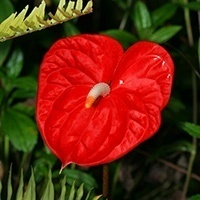
#> input picture Lab05/redflower.jpg, 200 x 200 px
$ jupyter execute --allow-errors Lab05.ipynb   (shell and % lines are left out)
#> lines starting #> are read from the running program, lines starting #| are printed output that depends on the picture; after the words box and inside, x2 and y2 are one past the last pixel; in counts of white or black regions, pixels touching at a corner belong together
# Lab05 - Color
### CDS6334 Visual Information Processing

This lab will guide you how color images can be handled, processed and converted between various colorspaces.

[cell 1]
import cv2
import numpy as np
from matplotlib import pyplot as plt

## Processing Color Images

Let's read our favourite flower picture: `redflower.jpg`.

[cell 2]
img = cv2.imread('redflower.jpg')
#> img is the input picture: shape (200, 200, 3); mean B, G, R 17.1, 38.2, 102

# show image using OpenCV. 'imshow' automatically converts BGR format to RGB internally!
# cv2.imshow('Red flower',img)
# cv2.waitKey(0)
# cv2.destroyAllWindows()    # You need to close the window for this block of code to finish execution

Reminder: <br>
OpenCV's `imshow` opens into new windows and automatically converts BGR format to RGB internally. <br>
Show image using matplotlib's `imshow` allows inline display in the notebook but also requires image to be in RGB format. So conversion is necessary.

[cell 3]
imgRGB = cv2.cvtColor(img, cv2.COLOR_BGR2RGB)
plt.imshow(imgRGB), plt.xticks([]), plt.yticks([])
plt.show()

Let's attempt to show the 3 channel slices (Red, Green, Blue) separately. However, recall that OpenCV natively reads a colour image in the order of Blue, Green then Red (BGR). So, the first slice contains the Blue channel, second slice the Green channel, and the third slice the Red channel.

[cell 4]
# accessing each slice (in the 3rd dimension) of the color image array
B = img[:,:,0]
G = img[:,:,1]
R = img[:,:,2]

# horizontal stacking of the 3 images
allthree = np.hstack((R,G,B))

plt.figure(figsize=(10,10))
plt.imshow(allthree,cmap='gray', vmin=0,vmax=255)
plt.xticks([]), plt.yticks([])
plt.title('R - G - B channels')
plt.show()

Observe how the red channel slice has a high intensity value (whitish) at the flower areas.

### Converting to other colorspaces

Let's convert to the HSV colorspace.

[cell 5]
# Convert BGR to HSV (no need go to RGB first)
hsv = cv2.cvtColor(img, cv2.COLOR_BGR2HSV)
#> hsv: shape (200, 200, 3); mean H, S, V 28.6, 209.2, 111.1

plt.figure(figsize=(5,5))
plt.imshow(hsv)
plt.xticks([]), plt.yticks([])
plt.title('HSV image')
plt.show()

The "HSV" image does not really show anything meaningful enough for us to understand more...

[cell 6]
H = hsv[:,:,0]
S = hsv[:,:,1]
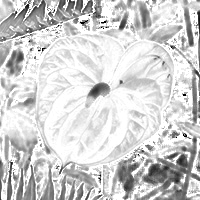
#> S: shape (200, 200); min 0, max 255, mean 209.2
V = hsv[:,:,2]
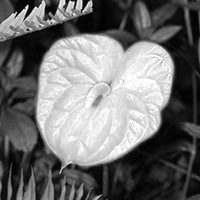
#> V: shape (200, 200); min 0, max 255, mean 111.1
HSVallthree = np.hstack((hsv[:,:,0],hsv[:,:,1],hsv[:,:,2]))
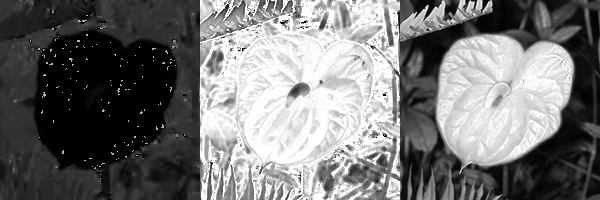
#> HSVallthree: shape (200, 600); min 0, max 255, mean 116.3

# interestingly, the range of values for H is [0, 179] for 8-bit images. This is fixed by OpenCV for HSV
print(np.max(H), np.min(H))
#| 179 0

plt.figure(figsize=(10,10))
plt.imshow(HSVallthree,cmap='gray')
plt.xticks([]), plt.yticks([])
plt.title('H - S - V channels')
plt.show()

Matplotlib's `imshow` function, allows us to colour the values according to a certain colormap. A `hsv` colormap is available, which is based on a cyclic red-yellow-green-cyan-blue-magenta-red. This should show us where the hues are in the picture.

**Note**: The Saturation (S) at the flower petal region is quite high, indicating that the red colours there are very pure and close to a full red. The Value (V) channel is very close to a grayscale version of the original color image.

[cell 7]
ax = plt.imshow(H, cmap='hsv')
cax = plt.colorbar(ax, ticks=[0,179])
plt.show();

**Note**: The coloring here shows all hues at the highest saturation level (hence, the colours are very vibrant and pure). Only by including the Saturation channel together, we will get closer to the original colours of the image.

**Q1**: Experiment with other colorspaces like **YCbCr** (attach the conversion flag `CV_BGR2YCrCb`), **CIE XYZ** (attach the conversion flag `CV_BGR2XYZ`) and **CIE LAB** (attach the conversion flag `CV_BGR2Lab`). Note down your observations.

For more information, check out the documentation for [`cv2.cvtColor()`](http://docs.opencv.org/3.0-beta/modules/imgproc/doc/miscellaneous_transformations.html#cvtcolor).

[cell 8]
#enter code here

#Steps:
#convert image to the different color spaces
#show the image in color and also the individual channels (in gray cmap) side-by-side
#inspect the minimum and maximum values of each channel
#(print as title when showing image)

### Detecting Color Objects

Now that we know how to get the hues from HSV, we can use this to extract colored objects from an image. In the following steps, we will try to extract the oranges from the apples.

First, we need to define a range for the colour that we intend to detect in HSV.

[cell 9]
aao = cv2.imread('apples_oranges.jpg')
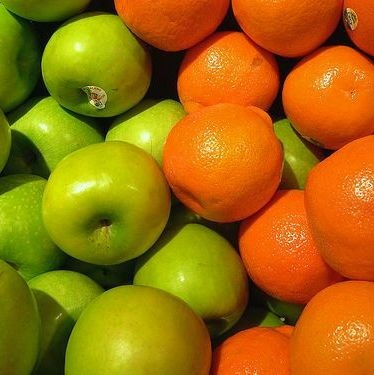
#> input picture Lab05/apples_oranges.jpg, 374 x 375 px
#> aao is the input picture: shape (375, 374, 3); mean B, G, R 10.2, 108.4, 158.5
aao_hsv = cv2.cvtColor(aao, cv2.COLOR_BGR2HSV)
#> aao_hsv: shape (375, 374, 3); mean H, S, V 23.8, 235.7, 165.5

# import matplotlib # uncomment if there is bug with matplotlib notebook mode

plt.imshow(aao_hsv, cmap='hsv')
plt.show();

With the interative plot enabled, use it to discover a suitable range for the orange colour in HSV coordinate. Note that the Hue value must be scaled to a value between 0 and 179.

[cell 10]
# turn interactive plot off

# define range of orange color in HSV
lower_orange = np.array([5,225,175])
upper_orange = np.array([15,255,255])

Next, threshold the HSV image using the orange color range specified earlier. <br>
We will be using the [`cv2.inRange`](https://docs.opencv.org/3.4/d2/de8/group__core__array.html#ga48af0ab51e36436c5d04340e036ce981) function that can defined a lower and upper threshold.

[cell 11]
# Threshold the HSV image to get only orange colors
mask = cv2.inRange(aao_hsv, lower_orange, upper_orange)
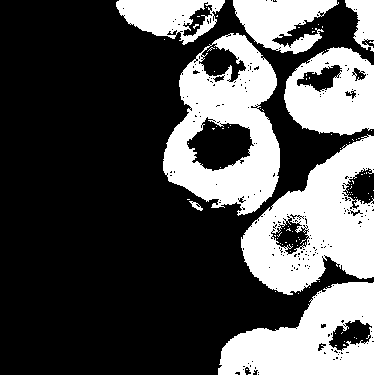
#> mask: shape (375, 374); 31.9% white; 93 white regions (85 under 20 px), largest, box (x1, y1, x2, y2) and area: (163, 33, 280, 216) 11636, (241, 134, 374, 295) 11497, (218, 282, 374, 375) 8823

Do a bitwise-AND on the mask and original image. This acts to superimpose the detected colour onto the original image.

[cell 12]
# Bitwise-AND mask and original image
res = cv2.bitwise_and(aao, aao, mask=mask)

# cv2.imshow('Detected oranges',res)
# cv2.waitKey(0)
# cv2.destroyAllWindows()

Not satisfied with it? <br>

**Hints:**
- Try to find appropriate threshold boundaries for each channel (H, S, V).
- You may use histograms to analyse manually, or you can also use an *automatic threshold finding method* (both to be covered later).

## Color Histograms

The histograms for each of the color channels is a straightforward way of representing the distribution of color intensity values. Two images that are quite similar in **content** (e.g. two pictures of panda bears) are likely to have the same distribution of colour intensities. This can potentially be useful for performing matching between images, and further to that, for image search/retrieval task.

[cell 13]
redflower = cv2.imread('redflower.jpg')
rf = cv2.cvtColor(redflower, cv2.COLOR_BGR2RGB)
# r, g, b = rf[:,:,0], rf[:,:,1], rf[:,:,2]
r, g, b = cv2.split(rf)

plt.figure(figsize=(7,6))
plt.subplot(311)                             #plot in the first cell
plt.subplots_adjust(hspace=.5)
plt.title("Red")
plt.hist(np.ndarray.flatten(r), bins=128)
plt.subplot(312)                             #plot in the second cell
plt.title("Green")
plt.hist(np.ndarray.flatten(g), bins=128)
plt.subplot(313)                             #plot in the third cell
plt.title("Blue")
plt.hist(np.ndarray.flatten(b), bins=128)
plt.show()
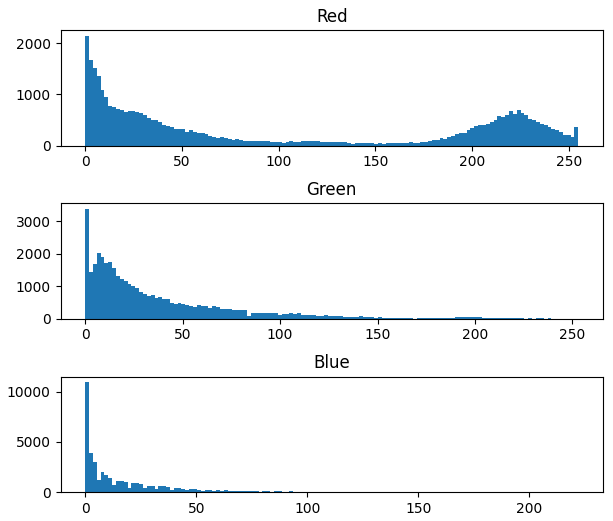
#> figure drawn by matplotlib, 3 panels; panel 1: tallest bar 2156 high, from x = 0 to 1.99; panel 2: tallest bar 3390 high, from x = 0 to 1.98; panel 3: tallest bar 10992 high, from x = 0 to 1.73

Note that we are showing the histogram using only 128 bins (which means, every two values occupy one bin drawn). You can increase this value for finer bins or decrease this value for coarser bins.

**Q2**: For ease of future use, write a general function to display the histogram of all three channels, in the similar way to that shown above:

#> (a cell that did not finish here is left out)

To form a single colour histogram, concatenate all three histograms into a single array. For that, use `numpy.histogram` to get the individual histograms of each channel before concatenation. After concatenating, use the `bar` function to show the histogram as a bar plot.

[cell 15]
r_hist, r_bin = np.histogram(r, 128)
#> r_hist = 128 values, max 2156 at index 0, min 37 at index 75, mean 312.5; r_bin = 129 values from 0 to 255
g_hist, g_bin = np.histogram(g, 128)
#> g_hist = 128 values, max 3390 at index 0, min 1 at index 124, mean 312.5; g_bin = 129 values from 0 to 253
b_hist, b_bin = np.histogram(b, 128)
#> b_hist = 128 values, max 10992 at index 0, min 0 at index 109, mean 312.5; b_bin = 129 values from 0 to 222
rgb_hist = np.concatenate((r_hist, g_hist, b_hist))
#> rgb_hist = 384 values, max 10992 at index 256, min 0 at index 365, mean 312.5
pos = np.arange(384)
plt.bar(pos, rgb_hist), plt.title('RGB Color histogram')
plt.show()
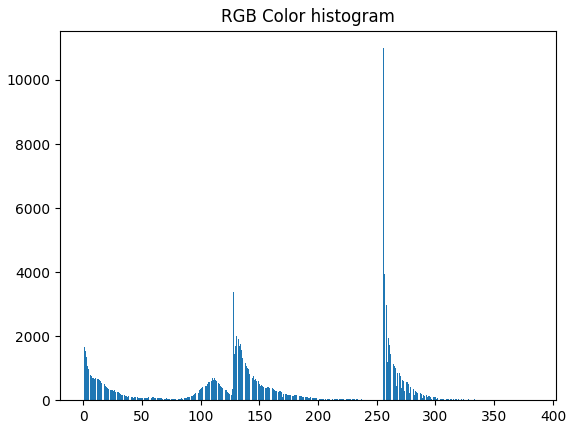
#> figure drawn by matplotlib, 1 panel; tallest bar 10992 high, from x = 255.6 to 256.4

An important step to ensure the histogram is independent from image size/number of pixels, is to normalize each individual channel histogram (so that the values within each histogram sums to 1), before concatenating them together. The histogram will "look" the same though.

[cell 16]
r_hist, r_bin = np.histogram(r, 128, density=True)
#> r_hist = 128 values, max 0.0271 at index 0, min 0.000464 at index 75, mean 0.00392
g_hist, g_bin = np.histogram(g, 128, density=True)
#> g_hist = 128 values, max 0.0429 at index 0, min 1.26e-05 at index 124, mean 0.00395
b_hist, b_bin = np.histogram(b, 128, density=True)
#> b_hist = 128 values, max 0.158 at index 0, min 0 at index 109, mean 0.0045
rgb_hist = np.concatenate((r_hist, g_hist, b_hist))
#> rgb_hist = 384 values, max 0.158 at index 256, min 0 at index 365, mean 0.00413
pos = np.arange(384)
plt.bar(pos, rgb_hist), plt.title('RGB Color histogram (normalized)')
plt.show()
#> figure, not shown here; tallest bar 0.158 high, from x = 255.6 to 256.4

**Q3**: Transfer the code that is to be used to create the colour histogram into a useful function called `colorHistogram()`, which performs the necessary colorspace conversion, histogramming of channels, and concatenation. The function should take in an image, the colorspace and bin size (3 inputs), and return the colour histogram as output.

#> (a cell that did not finish here is left out)

With the function done, it's now easy to convert any image to a color histogram (based on the colorspace desired). Let's use it on other images now.

[cell 18]
mg = cv2.imread('morning_glory.jpg')
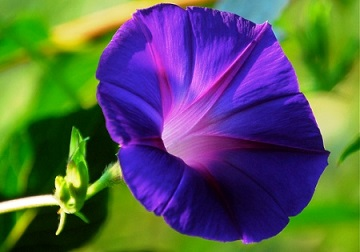
#> input picture Lab05/morning_glory.jpg, 360 x 252 px
#> mg is the input picture: shape (252, 360, 3); mean B, G, R 85.9, 92.3, 86.6
ant = cv2.imread('anthurium.jpg')
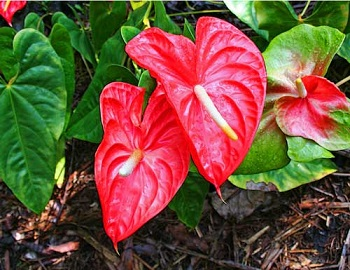
#> input picture Lab05/anthurium.jpg, 350 x 270 px
#> ant is the input picture: shape (270, 350, 3); mean B, G, R 59.7, 80.9, 114.9
yf = cv2.imread('yellowflower.jpg')
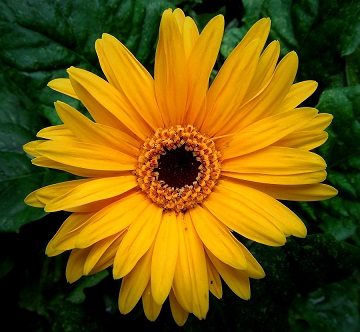
#> input picture Lab05/yellowflower.jpg, 360 x 332 px
#> yf is the input picture: shape (332, 360, 3); mean B, G, R 9.4, 88, 112.1

#> (the rest of this cell did not finish here and is left out)
